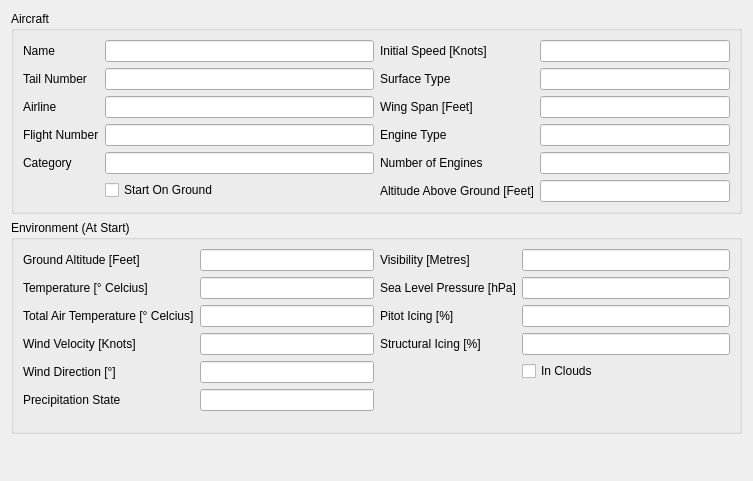
<?xml version="1.0" encoding="UTF-8"?>
<ui version="4.0">
 <class>FlightInformationWidget</class>
 <widget class="QWidget" name="FlightInformationWidget">
  <property name="geometry">
   <rect>
    <x>0</x>
    <y>0</y>
    <width>753</width>
    <height>481</height>
   </rect>
  </property>
  <property name="windowTitle">
   <string>Form</string>
  </property>
  <layout class="QGridLayout" name="gridLayout_3">
   <property name="sizeConstraint">
    <enum>QLayout::SetDefaultConstraint</enum>
   </property>
   <item row="0" column="0">
    <widget class="QGroupBox" name="groupBox_4">
     <property name="minimumSize">
      <size>
       <width>0</width>
       <height>0</height>
      </size>
     </property>
     <property name="title">
      <string>Aircraft</string>
     </property>
     <layout class="QGridLayout" name="gridLayout">
      <item row="0" column="0">
       <layout class="QFormLayout" name="formLayout">
        <item row="0" column="0">
         <widget class="QLabel" name="label_5">
          <property name="text">
           <string>Name</string>
          </property>
         </widget>
        </item>
        <item row="0" column="1">
         <widget class="QLineEdit" name="nameLineEdit">
          <property name="minimumSize">
           <size>
            <width>160</width>
            <height>0</height>
           </size>
          </property>
          <property name="readOnly">
           <bool>true</bool>
          </property>
         </widget>
        </item>
        <item row="1" column="0">
         <widget class="QLabel" name="label_13">
          <property name="text">
           <string>Tail Number</string>
          </property>
         </widget>
        </item>
        <item row="1" column="1">
         <widget class="QLineEdit" name="tailNumberLineEdit">
          <property name="minimumSize">
           <size>
            <width>160</width>
            <height>0</height>
           </size>
          </property>
          <property name="text">
           <string/>
          </property>
          <property name="readOnly">
           <bool>true</bool>
          </property>
         </widget>
        </item>
        <item row="2" column="0">
         <widget class="QLabel" name="label_6">
          <property name="text">
           <string>Airline</string>
          </property>
         </widget>
        </item>
        <item row="2" column="1">
         <widget class="QLineEdit" name="airlineLineEdit">
          <property name="minimumSize">
           <size>
            <width>160</width>
            <height>0</height>
           </size>
          </property>
          <property name="readOnly">
           <bool>true</bool>
          </property>
         </widget>
        </item>
        <item row="3" column="0">
         <widget class="QLabel" name="label_7">
          <property name="text">
           <string>Flight Number</string>
          </property>
         </widget>
        </item>
        <item row="3" column="1">
         <widget class="QLineEdit" name="flightLineEdit">
          <property name="minimumSize">
           <size>
            <width>160</width>
            <height>0</height>
           </size>
          </property>
          <property name="readOnly">
           <bool>true</bool>
          </property>
         </widget>
        </item>
        <item row="4" column="0">
         <widget class="QLabel" name="label_8">
          <property name="text">
           <string>Category</string>
          </property>
         </widget>
        </item>
        <item row="4" column="1">
         <widget class="QLineEdit" name="categoryLineEdit">
          <property name="minimumSize">
           <size>
            <width>160</width>
            <height>0</height>
           </size>
          </property>
          <property name="readOnly">
           <bool>true</bool>
          </property>
         </widget>
        </item>
        <item row="5" column="1">
         <widget class="QCheckBox" name="startOnGroundCheckBox">
          <property name="enabled">
           <bool>true</bool>
          </property>
          <property name="mouseTracking">
           <bool>false</bool>
          </property>
          <property name="focusPolicy">
           <enum>Qt::NoFocus</enum>
          </property>
          <property name="text">
           <string>Start On Ground</string>
          </property>
          <property name="checkable">
           <bool>true</bool>
          </property>
          <property name="checked">
           <bool>false</bool>
          </property>
         </widget>
        </item>
       </layout>
      </item>
      <item row="0" column="1">
       <layout class="QFormLayout" name="formLayout_2">
        <item row="0" column="0">
         <widget class="QLabel" name="label_24">
          <property name="text">
           <string>Initial Speed [Knots]</string>
          </property>
         </widget>
        </item>
        <item row="0" column="1">
         <widget class="QLineEdit" name="initialAirspeedLineEdit">
          <property name="minimumSize">
           <size>
            <width>160</width>
            <height>0</height>
           </size>
          </property>
          <property name="readOnly">
           <bool>true</bool>
          </property>
         </widget>
        </item>
        <item row="1" column="0">
         <widget class="QLabel" name="label_9">
          <property name="text">
           <string>Surface Type</string>
          </property>
         </widget>
        </item>
        <item row="1" column="1">
         <widget class="QLineEdit" name="surfaceTypeLineEdit">
          <property name="minimumSize">
           <size>
            <width>160</width>
            <height>0</height>
           </size>
          </property>
          <property name="text">
           <string/>
          </property>
          <property name="readOnly">
           <bool>true</bool>
          </property>
         </widget>
        </item>
        <item row="2" column="0">
         <widget class="QLabel" name="label_10">
          <property name="text">
           <string>Wing Span [Feet]</string>
          </property>
         </widget>
        </item>
        <item row="2" column="1">
         <widget class="QLineEdit" name="wingSpanLineEdit">
          <property name="minimumSize">
           <size>
            <width>160</width>
            <height>0</height>
           </size>
          </property>
          <property name="text">
           <string/>
          </property>
          <property name="readOnly">
           <bool>true</bool>
          </property>
         </widget>
        </item>
        <item row="3" column="0">
         <widget class="QLabel" name="label_12">
          <property name="text">
           <string>Engine Type</string>
          </property>
         </widget>
        </item>
        <item row="3" column="1">
         <widget class="QLineEdit" name="engineTypeLineEdit">
          <property name="minimumSize">
           <size>
            <width>160</width>
            <height>0</height>
           </size>
          </property>
          <property name="text">
           <string/>
          </property>
          <property name="readOnly">
           <bool>true</bool>
          </property>
         </widget>
        </item>
        <item row="4" column="0">
         <widget class="QLabel" name="label_11">
          <property name="text">
           <string>Number of Engines</string>
          </property>
         </widget>
        </item>
        <item row="4" column="1">
         <widget class="QLineEdit" name="numberOfEnginesLineEdit">
          <property name="minimumSize">
           <size>
            <width>160</width>
            <height>0</height>
           </size>
          </property>
          <property name="text">
           <string/>
          </property>
          <property name="readOnly">
           <bool>true</bool>
          </property>
         </widget>
        </item>
        <item row="5" column="1">
         <widget class="QLineEdit" name="aircraftAltitudeAboveGroundLineEdit">
          <property name="minimumSize">
           <size>
            <width>160</width>
            <height>0</height>
           </size>
          </property>
          <property name="text">
           <string/>
          </property>
          <property name="readOnly">
           <bool>true</bool>
          </property>
         </widget>
        </item>
        <item row="5" column="0">
         <widget class="QLabel" name="label_26">
          <property name="text">
           <string>Altitude Above Ground [Feet]</string>
          </property>
         </widget>
        </item>
       </layout>
      </item>
     </layout>
    </widget>
   </item>
   <item row="1" column="0">
    <widget class="QGroupBox" name="groupBox">
     <property name="title">
      <string>Environment (At Start)</string>
     </property>
     <layout class="QGridLayout" name="gridLayout_2">
      <item row="0" column="1">
       <layout class="QFormLayout" name="formLayout_4">
        <property name="sizeConstraint">
         <enum>QLayout::SetMinimumSize</enum>
        </property>
        <item row="0" column="0">
         <widget class="QLabel" name="label_21">
          <property name="text">
           <string>Visibility [Metres]</string>
          </property>
         </widget>
        </item>
        <item row="0" column="1">
         <widget class="QLineEdit" name="visibilityLineEdit">
          <property name="minimumSize">
           <size>
            <width>160</width>
            <height>0</height>
           </size>
          </property>
          <property name="readOnly">
           <bool>true</bool>
          </property>
         </widget>
        </item>
        <item row="1" column="0">
         <widget class="QLabel" name="label_22">
          <property name="text">
           <string>Sea Level Pressure [hPa]</string>
          </property>
         </widget>
        </item>
        <item row="1" column="1">
         <widget class="QLineEdit" name="seaLevelPressure">
          <property name="minimumSize">
           <size>
            <width>160</width>
            <height>0</height>
           </size>
          </property>
          <property name="readOnly">
           <bool>true</bool>
          </property>
         </widget>
        </item>
        <item row="2" column="0">
         <widget class="QLabel" name="label_23">
          <property name="text">
           <string>Pitot Icing [%]</string>
          </property>
         </widget>
        </item>
        <item row="2" column="1">
         <widget class="QLineEdit" name="pitotIcingLineEdit">
          <property name="minimumSize">
           <size>
            <width>160</width>
            <height>0</height>
           </size>
          </property>
          <property name="readOnly">
           <bool>true</bool>
          </property>
         </widget>
        </item>
        <item row="3" column="0">
         <widget class="QLabel" name="label_25">
          <property name="text">
           <string>Structural Icing [%]</string>
          </property>
         </widget>
        </item>
        <item row="3" column="1">
         <widget class="QLineEdit" name="structuralIcingLineEdit">
          <property name="minimumSize">
           <size>
            <width>160</width>
            <height>0</height>
           </size>
          </property>
          <property name="readOnly">
           <bool>true</bool>
          </property>
         </widget>
        </item>
        <item row="5" column="0">
         <spacer name="verticalSpacer_2">
          <property name="orientation">
           <enum>Qt::Vertical</enum>
          </property>
          <property name="sizeHint" stdset="0">
           <size>
            <width>20</width>
            <height>40</height>
           </size>
          </property>
         </spacer>
        </item>
        <item row="4" column="1">
         <widget class="QCheckBox" name="inCloudsCheckBox">
          <property name="enabled">
           <bool>true</bool>
          </property>
          <property name="mouseTracking">
           <bool>false</bool>
          </property>
          <property name="focusPolicy">
           <enum>Qt::NoFocus</enum>
          </property>
          <property name="text">
           <string>In Clouds</string>
          </property>
          <property name="checkable">
           <bool>true</bool>
          </property>
          <property name="checked">
           <bool>false</bool>
          </property>
         </widget>
        </item>
       </layout>
      </item>
      <item row="0" column="0">
       <layout class="QFormLayout" name="formLayout_3">
        <property name="sizeConstraint">
         <enum>QLayout::SetMinimumSize</enum>
        </property>
        <item row="0" column="0">
         <widget class="QLabel" name="label_14">
          <property name="text">
           <string>Ground Altitude [Feet]</string>
          </property>
         </widget>
        </item>
        <item row="0" column="1">
         <widget class="QLineEdit" name="groundAltitudeLineEdit">
          <property name="minimumSize">
           <size>
            <width>160</width>
            <height>0</height>
           </size>
          </property>
          <property name="readOnly">
           <bool>true</bool>
          </property>
         </widget>
        </item>
        <item row="1" column="0">
         <widget class="QLabel" name="label_15">
          <property name="text">
           <string>Temperature [° Celcius]</string>
          </property>
         </widget>
        </item>
        <item row="1" column="1">
         <widget class="QLineEdit" name="temperatureLineEdit">
          <property name="minimumSize">
           <size>
            <width>160</width>
            <height>0</height>
           </size>
          </property>
          <property name="readOnly">
           <bool>true</bool>
          </property>
         </widget>
        </item>
        <item row="2" column="0">
         <widget class="QLabel" name="label_16">
          <property name="text">
           <string>Total Air Temperature [° Celcius]</string>
          </property>
         </widget>
        </item>
        <item row="2" column="1">
         <widget class="QLineEdit" name="totalAirTemperatureLineEdit">
          <property name="minimumSize">
           <size>
            <width>160</width>
            <height>0</height>
           </size>
          </property>
          <property name="readOnly">
           <bool>true</bool>
          </property>
         </widget>
        </item>
        <item row="3" column="0">
         <widget class="QLabel" name="label_17">
          <property name="text">
           <string>Wind Velocity [Knots]</string>
          </property>
         </widget>
        </item>
        <item row="3" column="1">
         <widget class="QLineEdit" name="windVelocityLineEdit">
          <property name="minimumSize">
           <size>
            <width>160</width>
            <height>0</height>
           </size>
          </property>
          <property name="readOnly">
           <bool>true</bool>
          </property>
         </widget>
        </item>
        <item row="4" column="0">
         <widget class="QLabel" name="label_18">
          <property name="text">
           <string>Wind Direction [°]</string>
          </property>
         </widget>
        </item>
        <item row="4" column="1">
         <widget class="QLineEdit" name="windDirectionLineEdit">
          <property name="minimumSize">
           <size>
            <width>160</width>
            <height>0</height>
           </size>
          </property>
          <property name="readOnly">
           <bool>true</bool>
          </property>
         </widget>
        </item>
        <item row="5" column="0">
         <widget class="QLabel" name="label_19">
          <property name="text">
           <string>Precipitation State</string>
          </property>
         </widget>
        </item>
        <item row="5" column="1">
         <widget class="QLineEdit" name="precipitationStateLineEdit">
          <property name="minimumSize">
           <size>
            <width>160</width>
            <height>0</height>
           </size>
          </property>
          <property name="readOnly">
           <bool>true</bool>
          </property>
         </widget>
        </item>
       </layout>
      </item>
     </layout>
    </widget>
   </item>
   <item row="2" column="0">
    <spacer name="verticalSpacer">
     <property name="orientation">
      <enum>Qt::Vertical</enum>
     </property>
     <property name="sizeHint" stdset="0">
      <size>
       <width>20</width>
       <height>40</height>
      </size>
     </property>
    </spacer>
   </item>
  </layout>
 </widget>
 <resources/>
 <connections/>
</ui>
